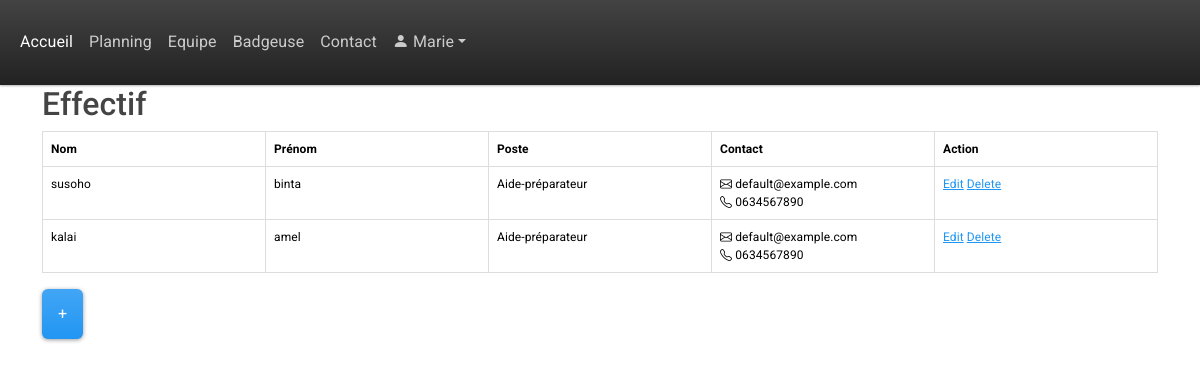
Screenshot of /team-members/ (signed in) with the database file from the repository.
### base/models.py (models this page shows, shortened)
class CustomUser(AbstractUser):
    entreprise = models.ForeignKey(Entreprise, on_delete=models.CASCADE, null=True, blank=True)

class Employe(models.Model):
    Poste = models.ForeignKey(Poste, on_delete=models.SET_NULL, null=True)
    EntrepriseRattachée = models.ForeignKey(Entreprise, on_delete=models.SET_NULL, null=True)
    name = models.CharField(max_length=200, default="Nom")
    firstname = models.CharField(max_length=200, default="Prénom")
    e_mail = models.CharField(max_length=200, default="default@example.com")
    phone_number = models.CharField(max_length=12, default="0634567890")
    employee_CodePin = models.CharField(max_length=4, unique=True, blank=True, null=True)
    updated = models.DateTimeField(auto_now=True)
    created = models.DateTimeField(auto_now_add=True)

class Poste(models.Model):
    name = models.CharField(max_length=100)
    updated = models.DateTimeField(auto_now=True)
    created = models.DateTimeField(auto_now_add=True)
    description = models.TextField(null=True)
    COLOR_CHOICES = [
        ('#FFFFFF', 'Blanc'),
        ('#ee96fa', 'Rose'),
        ('#96bcfa', 'Bleu'),
        ('#b7fa96', 'Vert'),
        ('#faf296', 'Jaune'),
    ]
    couleur = models.CharField(
        max_length=7,
        choices=COLOR_CHOICES,
        default='#FF0000'  # Default color set to red
    )
    def __str__(self) -> str:
        return self.name

### base/views.py (the view)
# urls.py: path('team-members/', views.team_members_page, name='team_members_page'),
def team_members_page(request):
    if request.user.is_authenticated:
        user_entreprise = request.user.entreprise
        if user_entreprise is None:
            return HttpResponse("L'administrateur doit vous assigner une entreprise")
        else:
            pass #Normal behaviour, the page is displayed
    else:
        return HttpResponse("Vous devez vous connecter pour accèder à cette page")
    employe = Employe.objects.filter(EntrepriseRattachée=user_entreprise)
    context = {'employe' : employe}
    return render(request, 'base/team_members_page.html', context)

### base/templates/base/team_members_page.html (shortened to what this page needs)
{% extends 'main.html' %}
{% block content %}
{% if user.is_authenticated %}
<div class = "container">
    <h2>Effectif</h2>
    <div class = "table-responsive-lg">
        <table class = "table table-hover">
            <thead>
                <tr>
                    <th style="width: 150px;">Nom</th>
                    <th style="width: 150px;">Prénom</th>
                    <th style="width: 150px;">Poste</th>
                    <th style="width: 150px;">Contact</th>
                    <th style="width: 150px;">Action</th>
                </tr>
            </thead>
            <tbody>
                {% for emp in employe %}
                <tr>
                    <td>{{emp.name}}</td>
                    <td>{{emp.firstname}}</td>
                    <td>{{emp.Poste}}</td>
                    <td><i class="bi bi-envelope"></i> {{emp.e_mail}} <br> <i class="bi bi-telephone"></i> {{emp.phone_number}}</td>
                    <td><a href="{% url 'modify_employe' emp.id %}" target="_blank">Edit</a>
                        <a href="javascript:void(0);" onclick="confirmDelete({{ emp.id }})">Delete</a></td>
                </tr>
                {% endfor %}
            </tbody>
        </table>
    </div>
    <a href="{% url 'create_employe' %}" class="btn btn-primary">+</a>
</div>
{% else %}
<h1>Veuillez vous connecter pour accéder à cette page web</h1>
<a href="{% url 'login' %}">Se connecter</a>
{% endif %}
{% endblock %}

### templates/navbar.html (shortened to what this page needs)
{% load static %}
<header>
<nav class="navbar navbar-expand-lg bg-dark" data-bs-theme="dark">
  <div class="container-fluid">
    <div class="collapse navbar-collapse" id="navbarColor02">
      <ul class="navbar-nav me-auto">
        <li class="nav-item">
          <a class="nav-link active" href="{% url 'home' %}">Accueil
          </a>
        </li>
        <li class="nav-item">
          <a class="nav-link" href="{% url 'planning' %}">Planning</a>
        </li>
        <li class="nav-item">
          <a class="nav-link" href="{% url 'team_members_page' %}">Equipe</a>
        </li>
        <li class="nav-item">
          <a class="nav-link" href="#">Badgeuse</a>
        </li>
        <li class="nav-item">
          <a class="nav-link" href="{% url 'contact' %}">Contact</a>
        </li>
        <li class="nav-item dropdown">
          {% if user.is_authenticated %}
          <a class="nav-link dropdown-toggle" data-bs-toggle="dropdown" href="#" role="button" aria-haspopup="true" aria-expanded="false"><i class="bi bi-person-fill"></i>  {{ user.username }}</a>
          {% else %}
          <a class="nav-link dropdown-toggle" data-bs-toggle="dropdown" href="#" role="button" aria-haspopup="true" aria-expanded="false">Utilisateur</a>
          {% endif %}
        </li>
      </ul>
    </div>
  </div>
</nav>
</header>

### templates/main.html (style rules this page uses)
table { border-collapse: collapse; width: 100%; }
th, td { font-size: 12px; border: 1px solid #ddd; padding: 8px; text-align: left; }

### rows the page displays
CustomUser: username "Marie"
Employe: name "susoho", firstname "binta", Poste "Aide-préparateur", e_mail "default@example.com", phone_number "0634567890"
Employe: name "kalai", firstname "amel", Poste "Aide-préparateur", e_mail "default@example.com", phone_number "0634567890"
